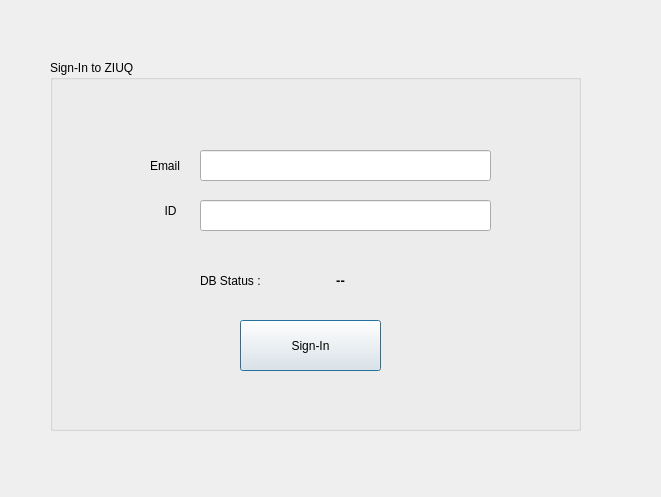
<?xml version="1.0" encoding="UTF-8"?>
<ui version="4.0">
 <class>loginpage</class>
 <widget class="QDialog" name="loginpage">
  <property name="geometry">
   <rect>
    <x>0</x>
    <y>0</y>
    <width>661</width>
    <height>497</height>
   </rect>
  </property>
  <property name="windowTitle">
   <string>Dialog</string>
  </property>
  <widget class="QGroupBox" name="groupBox">
   <property name="geometry">
    <rect>
     <x>50</x>
     <y>60</y>
     <width>531</width>
     <height>371</height>
    </rect>
   </property>
   <property name="title">
    <string>Sign-In to ZIUQ</string>
   </property>
   <widget class="QPushButton" name="login_btn">
    <property name="geometry">
     <rect>
      <x>190</x>
      <y>260</y>
      <width>141</width>
      <height>51</height>
     </rect>
    </property>
    <property name="text">
     <string>Sign-In</string>
    </property>
   </widget>
   <widget class="QLabel" name="label_2">
    <property name="geometry">
     <rect>
      <x>150</x>
      <y>210</y>
      <width>71</width>
      <height>21</height>
     </rect>
    </property>
    <property name="text">
     <string>DB Status :</string>
    </property>
   </widget>
   <widget class="QLabel" name="status_label">
    <property name="geometry">
     <rect>
      <x>220</x>
      <y>210</y>
      <width>141</width>
      <height>21</height>
     </rect>
    </property>
    <property name="font">
     <font>
      <pointsize>10</pointsize>
      <weight>75</weight>
      <bold>true</bold>
     </font>
    </property>
    <property name="text">
     <string>--</string>
    </property>
    <property name="alignment">
     <set>Qt::AlignCenter</set>
    </property>
   </widget>
   <widget class="QLabel" name="id">
    <property name="geometry">
     <rect>
      <x>100</x>
      <y>130</y>
      <width>41</width>
      <height>41</height>
     </rect>
    </property>
    <property name="text">
     <string>ID</string>
    </property>
    <property name="alignment">
     <set>Qt::AlignCenter</set>
    </property>
   </widget>
   <widget class="QLineEdit" name="password">
    <property name="geometry">
     <rect>
      <x>150</x>
      <y>140</y>
      <width>291</width>
      <height>31</height>
     </rect>
    </property>
    <property name="echoMode">
     <enum>QLineEdit::Normal</enum>
    </property>
   </widget>
   <widget class="QLabel" name="email">
    <property name="geometry">
     <rect>
      <x>100</x>
      <y>80</y>
      <width>51</width>
      <height>51</height>
     </rect>
    </property>
    <property name="text">
     <string>Email</string>
    </property>
   </widget>
   <widget class="QLineEdit" name="username">
    <property name="geometry">
     <rect>
      <x>150</x>
      <y>90</y>
      <width>291</width>
      <height>31</height>
     </rect>
    </property>
   </widget>
  </widget>
 </widget>
 <resources/>
 <connections/>
</ui>
